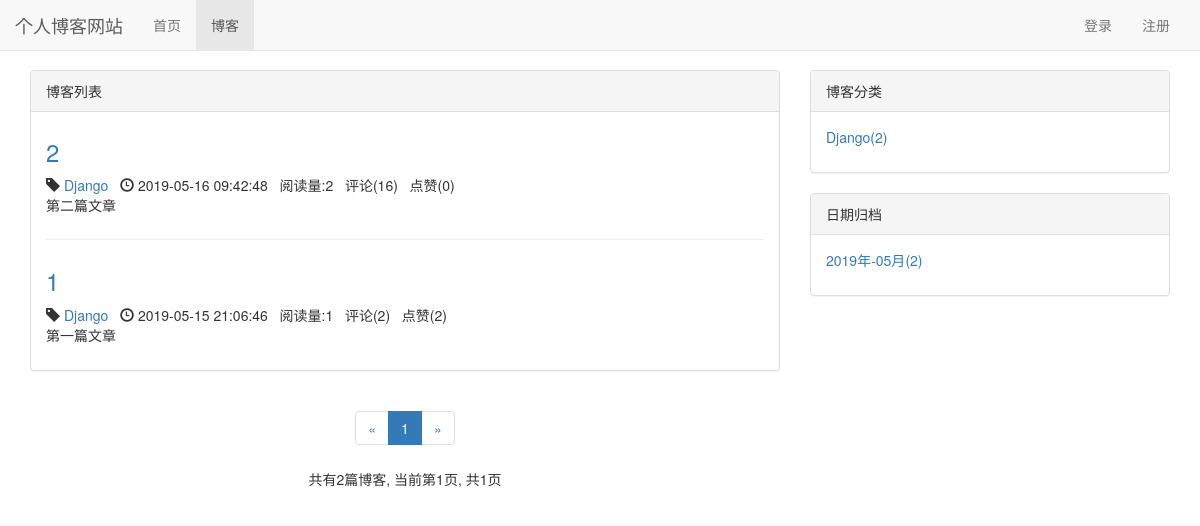
Screenshot of /blog/ with the database file from the repository.
### blog/models.py (models this page shows, shortened)
class Blog(models.Model,ReadNumExpandMethod):  #向模型引入阅读量,Blog类还继承了ReadNumExpandMethod类
    title=models.CharField(max_length=50)
    blog_type=models.ForeignKey(BlogType,on_delete=models.CASCADE)
    content=RichTextUploadingField ()  #富文本
    author=models.ForeignKey(User,on_delete=models.CASCADE)
    read_details=GenericRelation(ReadDetail)
    created_time=models.DateTimeField(auto_now_add=True)
    last_updated_time=models.DateTimeField(auto_now=True)
    class Meta:
        ordering=['-created_time']  #-created_time符号表示倒序

class BlogType(models.Model):
    type_name=models.CharField(max_length=15)
    def __str__(self):
        return self.type_name

### read_statistics/models.py (models this page shows)
class ReadNum(models.Model):
    read_num=models.IntegerField(default=0)
    content_type=models.ForeignKey(ContentType,on_delete=models.CASCADE)
    object_id=models.PositiveIntegerField()
    content_object=GenericForeignKey('content_type','object_id')

### likes/models.py (models this page shows)
class LikeCount(models.Model):
    content_type = models.ForeignKey(ContentType, on_delete=models.CASCADE)
    object_id = models.PositiveIntegerField()
    content_object = GenericForeignKey('content_type', 'object_id')
    liked_num=models.IntegerField(default=0)#已点赞数

### blog/views.py (the view)
# urls.py: path('',views.blog_list,name='blog_list'),
def blog_list(request):
    blogs_all_list=Blog.objects.all()
    context=get_blog_list_common_date(request,blogs_all_list)
    return render(request,'blog/blog_list.html',context)

### comment/templatetags/comment_tags.py (called while the page is built)
@register.simple_tag
def get_comment_count(obj):
    content_type=ContentType.objects.get_for_model(obj)
    return Comment.objects.filter(content_type=content_type, object_id=obj.pk).count()

### likes/templatetags/likes_tags.py (called while the page is built)
@register.simple_tag
def get_like_count(obj):
    content_type=ContentType.objects.get_for_model(obj)
    like_count,created=LikeCount.objects.get_or_create(content_type=content_type,object_id=obj.pk)
    return like_count.liked_num

### read_statistics/models.py (called while the page is built)
    def get_read_num(self):   #get_read_num这是个函数，但是在另一个模型中引用了，所以也是个字段名
        try:
            ct = ContentType.objects.get_for_model(self)
            readnum = ReadNum.objects.get(content_type=ct, object_id=self.pk)
            return readnum.read_num
        except exceptions.ObjectDoesNotExist:
            return 0

### user/context_processors.py (called while the page is built)
def login_model_form(request):
    return {'login_model_form':LoginForm()}

### blog/templates/blog/blog_list.html (shortened to what this page needs)
{% extends 'base.html' %}
{% block nav_blog_active %}
active
{% endblock %}
{% load staticfiles %}
{% load comment_tags %}
{% load likes_tags %}
{% block header_extends %}
<link rel="stylesheet" href="{% static 'blog.css' %}">
{% endblock %}
{% block content %}
    <div class="container">
        <div class="row">
            <div class="col-xs-12 col-sm-8 col-md-8">
                <div class="panel panel-default">
                    <div class="panel-heading">{% block blog_list_title %}博客列表
                    {% endblock %}</div>
                        <div class="panel-body">
                            {% for blog in blogs %}
                                <div class="blog">
                                    <h3><a href="{% url 'blog_detail' blog.pk %}">{{ blog.title }}</a></h3>
                                    <p class="blog-info">
                                        <span class="glyphicon glyphicon-tag"></span>
                                        <a href="{% url 'blogs_with_type' blog.blog_type.pk %}">{{ blog.blog_type }}</a>
                                        &nbsp;&nbsp;<span class="glyphicon glyphicon-time"></span>
                                        {{ blog.created_time|date:"Y-m-d H:i:s" }}&nbsp;&nbsp;
                                        阅读量:{{ blog.get_read_num }}&nbsp;&nbsp;
                                        评论({% get_comment_count blog %})&nbsp;&nbsp;
                                        点赞({% get_like_count blog %})
                                    </p>
                                    <p>{{ blog.content|striptags|truncatechars:120 }}</p>
                                </div>
                            {% empty %}
                                <div class="blog">
                                    <h3>-- 暂无博客，敬请期待 --</h3>
                                </div>
                            {% endfor %}
                    </div>
                </div>
                <div class="paginator">
                    <ul class="pagination">
                        <li>
                            {% if page_of_blogs.has_previous %}
                              <a href="?page={{ page_of_blogs.previous_page_number }}" aria-label="Previous">
                                <span aria-hidden="true">&laquo;</span>
                              </a>
                            {% else %}
                                <span aria-hidden="true">&laquo;</span>
                            {% endif %}
                        </li>
                        {% for page_num in page_range %}
                            {% if page_num == page_of_blogs.number %}
                                <li class="active"><span>{{ page_num }}</span></li>
                            {% else %}
                                {% if page_num == '...' %}
                                       <li><span>{{ page_num }}</span></li>
                                {% else %}
                                    <li><a href="?page={{ page_num }}">{{ page_num }}</a></li>
                                {% endif %}
                        {% endif %}
                        {% endfor %}
                        <li>
                          {% if page_of_blogs.has_next %}
                              <a href="?page={{ page_of_blogs.next_page_number }}" aria-label="Next">
                                <span aria-hidden="true">&raquo;</span>
                              </a>
                            {% else %}
                                <span aria-hidden="true">&raquo;</span>
                            {% endif %}
                        </li>
                    </ul>
                         <p>
                             共有{{ page_of_blogs.paginator.count }}篇博客,
                             当前第{{ page_of_blogs.number }}页,
                             共{{ page_of_blogs.paginator.num_pages }}页
                         </p>
                </div>
            </div>
            <div class="hidden-xs col-sm-4 col-md-4">
                <div class="panel panel-default">
                  <div class="panel-heading">博客分类</div>
                      <div class="panel-body">
                        <ul class="blog-types">
                            {% for blog_type in blog_types %}
                              <li><a href="{% url 'blogs_with_type' blog_type.pk %}">
                                  {{blog_type.type_name}}({{ blog_type.blog_count }})
                              </a></li>
                            {% empty %}
                                <li>暂无分类</li>
                            {% endfor %}
                        </ul>
                      </div>
                </div>
                <div class="panel panel-default">
                    <div class="panel-heading">日期归档</div>
                    <div class="panel-body">
                        <ul>
                            {%  for blog_date,blog_count in blog_dates.items %}
                                <li>
                                    <a href="{% url 'blogs_with_date' blog_date.year blog_date.month %}">
                                        {{ blog_date|date:"Y年-m月" }}({{ blog_count }})
                                    </a>
                                </li>
                            {% endfor %}
                        </ul>
                    </div>
                </div>
            </div>
        </div>
    </div>
{% endblock %}

### templates/base.html (shortened to what this page needs)
{% load staticfiles %}
<!DOCTYPE html>
<html lang="en">
<head>
    <link rel="stylesheet" href="{% static 'base.css' %}">
    <link rel="stylesheet" href="{% static 'bootstrap-3.3.7/css/bootstrap.min.css' %}">
    {% block header_extends %}{% endblock %}
</head>
<body>
    <div class="navbar navbar-default navbar-fixed-top" role="navigation">
        <div class="container-fluid">
            <div class="navbar-header">
                <a class="navbar-brand" href="{% url 'home' %}">个人博客网站</a>
            </div>
            <div id="navbar-collapse" class="collapse navbar-collapse" >
                <ul class="nav navbar-nav">
                    <li class="{% block nav_home_active %}{% endblock %}"><a href="{% url 'home' %}">首页</a></li>
                    <li class="{% block nav_blog_active %}{% endblock %}"><a href="{% url 'blog_list' %}">博客</a></li>
                </ul>
                <ul class="nav navbar-nav navbar-right">
                    {% if not user.is_authenticated %}
                    <li>
                        <a href="{% url 'login' %}?from={{ request.get_full_path }}">登录</a>
                    </li>
                    <li>
                        <a href="{% url 'register' %}?from={{ request.get_full_path }}">注册</a>
                    </li>
                    {% endif %}
                </ul>
            </div>
        </div>
    </div>
    {% block content %}{% endblock %}
</body>
</html>

### static/base.css (style rules this page uses)
* { margin:0; padding:0; }
body { margin-top:70px!important; }
ul { list-style-type: none; }
ul.navbar-right { margin-right:0; }

### blog/static/blog.css (style rules this page uses)
ul.blog-types { list-style-type: none; }
div.blog:not(:last-child) { margin-bottom:2em; padding-bottom:1em; border-bottom:1px solid #eee; }
div.blog h3 { margin-top:0.5em; }
div.blog p.blog-info { margin-bottom:0; }
div.paginator { text-align:center; }

### rows the page displays
Blog: title "2", blog_type "Django", created_time "2019-05-16 09:42:48", get_read_num "2", id "16", id.liked_num "0", content "第二篇文章"
Blog: title "1", blog_type "Django", created_time "2019-05-15 21:06:46", get_read_num "1", id "2", id.liked_num "2", content "第一篇文章"
BlogType: type_name "Django", blog_count "2"

### other values shown
{{ page_num }} "1"
{{ page_of_blogs.paginator.count }} "2"
{{ page_of_blogs.number }} "1"
{{ page_of_blogs.paginator.num_pages }} "1"
{{ blog_date|date:"Y年-m月" }} "2019年-05月"
{{ blog_count }} "2"
